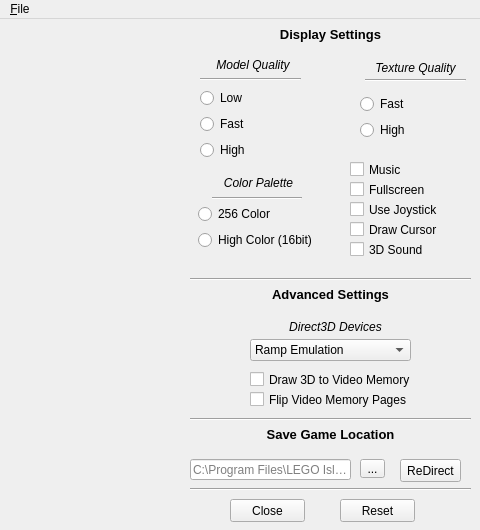
<?xml version="1.0" encoding="UTF-8"?>
<ui version="4.0">
 <author>Rioforce</author>
 <class>MainWindow</class>
 <widget class="QMainWindow" name="MainWindow">
  <property name="geometry">
   <rect>
    <x>0</x>
    <y>0</y>
    <width>480</width>
    <height>530</height>
   </rect>
  </property>
  <property name="minimumSize">
   <size>
    <width>480</width>
    <height>530</height>
   </size>
  </property>
  <property name="maximumSize">
   <size>
    <width>480</width>
    <height>530</height>
   </size>
  </property>
  <property name="windowTitle">
   <string>app-name app-ver</string>
  </property>
  <property name="windowIcon">
   <iconset resource="graphics.qrc">
    <normaloff>:/src/ui/images/ICU.ico</normaloff>:/src/ui/images/ICU.ico</iconset>
  </property>
  <property name="accessibleName">
   <string>ICU Main Window</string>
  </property>
  <property name="styleSheet">
   <string notr="true">background-color: 240, 240, 240;</string>
  </property>
  <property name="iconSize">
   <size>
    <width>143</width>
    <height>383</height>
   </size>
  </property>
  <property name="tabShape">
   <enum>QTabWidget::Rounded</enum>
  </property>
  <widget class="QWidget" name="centralwidget">
   <widget class="QFrame" name="imgBrkstr">
    <property name="geometry">
     <rect>
      <x>10</x>
      <y>20</y>
      <width>168</width>
      <height>450</height>
     </rect>
    </property>
    <property name="styleSheet">
     <string notr="true">background-image: url(:/src/ui/images/Image.png);</string>
    </property>
    <property name="frameShape">
     <enum>QFrame::NoFrame</enum>
    </property>
   </widget>
   <widget class="QCheckBox" name="FullscreenCheck">
    <property name="geometry">
     <rect>
      <x>350</x>
      <y>160</y>
      <width>81</width>
      <height>21</height>
     </rect>
    </property>
    <property name="toolTip">
     <string>&lt;html&gt;&lt;head/&gt;&lt;body&gt;&lt;p&gt;&lt;span style=&quot; font-size:9pt; color:#000000;&quot;&gt;Play in Fullscreen Mode (&lt;/span&gt;&lt;span style=&quot; font-size:9pt; font-weight:600; color:#000000;&quot;&gt;Note:&lt;/span&gt;&lt;span style=&quot; font-size:9pt; color:#000000;&quot;&gt; Windowed Mode overwrites other config options and may make LEGO Island unstable)&lt;/span&gt;&lt;/p&gt;&lt;/body&gt;&lt;/html&gt;</string>
    </property>
    <property name="styleSheet">
     <string notr="true">font: 10pt &quot;Segoe UI&quot;;</string>
    </property>
    <property name="text">
     <string notr="true">Fullscreen</string>
    </property>
    <property name="checkable">
     <bool>true</bool>
    </property>
   </widget>
   <widget class="QCheckBox" name="MusicCheck">
    <property name="geometry">
     <rect>
      <x>350</x>
      <y>140</y>
      <width>61</width>
      <height>21</height>
     </rect>
    </property>
    <property name="toolTip">
     <string>&lt;html&gt;&lt;head/&gt;&lt;body&gt;&lt;p&gt;&lt;span style=&quot; font-size:9pt; color:#000000;&quot;&gt;Toggle in-game music&lt;/span&gt;&lt;/p&gt;&lt;/body&gt;&lt;/html&gt;</string>
    </property>
    <property name="styleSheet">
     <string notr="true">font: 10pt &quot;Segoe UI&quot;;</string>
    </property>
    <property name="text">
     <string notr="true">Music</string>
    </property>
   </widget>
   <widget class="QCheckBox" name="JoyCheck">
    <property name="geometry">
     <rect>
      <x>350</x>
      <y>180</y>
      <width>91</width>
      <height>21</height>
     </rect>
    </property>
    <property name="toolTip">
     <string>&lt;html&gt;&lt;head/&gt;&lt;body&gt;&lt;p style=&quot; font-size:9pt; color:#000000;&quot;&gt;Play LEGO Island with a Joystick or Keyboard&lt;/p&gt;&lt;/body&gt;&lt;/html&gt;</string>
    </property>
    <property name="styleSheet">
     <string notr="true">font: 10pt &quot;Segoe UI&quot;;</string>
    </property>
    <property name="text">
     <string notr="true">Use Joystick</string>
    </property>
   </widget>
   <widget class="QCheckBox" name="SoundCheck">
    <property name="geometry">
     <rect>
      <x>350</x>
      <y>220</y>
      <width>81</width>
      <height>21</height>
     </rect>
    </property>
    <property name="toolTip">
     <string>&lt;html&gt;&lt;head/&gt;&lt;body&gt;&lt;p&gt;&lt;span style=&quot; font-size:9pt; color:#000000;&quot;&gt;Toggle 2D and 3D sound&lt;/span&gt;&lt;/p&gt;&lt;/body&gt;&lt;/html&gt;</string>
    </property>
    <property name="styleSheet">
     <string notr="true">font: 10pt &quot;Segoe UI&quot;;</string>
    </property>
    <property name="text">
     <string notr="true">3D Sound</string>
    </property>
   </widget>
   <widget class="QLabel" name="lbDisplay">
    <property name="geometry">
     <rect>
      <x>260</x>
      <y>0</y>
      <width>141</width>
      <height>31</height>
     </rect>
    </property>
    <property name="toolTip">
     <string>&lt;html&gt;&lt;head/&gt;&lt;body&gt;&lt;p&gt;&lt;br/&gt;&lt;/p&gt;&lt;/body&gt;&lt;/html&gt;</string>
    </property>
    <property name="text">
     <string notr="true">&lt;html&gt;&lt;head/&gt;&lt;body&gt;&lt;p align=&quot;center&quot;&gt;&lt;span style=&quot; font-size:10pt; font-weight:600;&quot;&gt;Display Settings&lt;/span&gt;&lt;/p&gt;&lt;/body&gt;&lt;/html&gt;</string>
    </property>
   </widget>
   <widget class="Line" name="line">
    <property name="geometry">
     <rect>
      <x>212</x>
      <y>169</y>
      <width>90</width>
      <height>20</height>
     </rect>
    </property>
    <property name="orientation">
     <enum>Qt::Horizontal</enum>
    </property>
   </widget>
   <widget class="Line" name="line_2">
    <property name="geometry">
     <rect>
      <x>365</x>
      <y>51</y>
      <width>101</width>
      <height>20</height>
     </rect>
    </property>
    <property name="orientation">
     <enum>Qt::Horizontal</enum>
    </property>
   </widget>
   <widget class="Line" name="line_3">
    <property name="geometry">
     <rect>
      <x>200</x>
      <y>50</y>
      <width>101</width>
      <height>20</height>
     </rect>
    </property>
    <property name="orientation">
     <enum>Qt::Horizontal</enum>
    </property>
   </widget>
   <widget class="Line" name="line_4">
    <property name="geometry">
     <rect>
      <x>190</x>
      <y>250</y>
      <width>281</width>
      <height>20</height>
     </rect>
    </property>
    <property name="orientation">
     <enum>Qt::Horizontal</enum>
    </property>
   </widget>
   <widget class="QComboBox" name="Emulation">
    <property name="geometry">
     <rect>
      <x>250</x>
      <y>320</y>
      <width>161</width>
      <height>22</height>
     </rect>
    </property>
    <item>
     <property name="text">
      <string notr="true">Ramp Emulation</string>
     </property>
    </item>
    <item>
     <property name="text">
      <string notr="true">RGB Emulation</string>
     </property>
    </item>
    <item>
     <property name="text">
      <string notr="true">Direct3D HAL</string>
     </property>
    </item>
    <item>
     <property name="text">
      <string notr="true">MMX Emulation</string>
     </property>
    </item>
   </widget>
   <widget class="QLabel" name="lbAdvanced">
    <property name="geometry">
     <rect>
      <x>260</x>
      <y>260</y>
      <width>141</width>
      <height>31</height>
     </rect>
    </property>
    <property name="text">
     <string notr="true">&lt;html&gt;&lt;head/&gt;&lt;body&gt;&lt;p align=&quot;center&quot;&gt;&lt;span style=&quot; font-size:10pt; font-weight:600;&quot;&gt;Advanced Settings&lt;/span&gt;&lt;/p&gt;&lt;/body&gt;&lt;/html&gt;</string>
    </property>
   </widget>
   <widget class="QLabel" name="lbDirect3D">
    <property name="geometry">
     <rect>
      <x>280</x>
      <y>300</y>
      <width>111</width>
      <height>17</height>
     </rect>
    </property>
    <property name="toolTip">
     <string>&lt;html&gt;&lt;head/&gt;&lt;body&gt;&lt;p&gt;Set the Direct3D device the game should use.&lt;br&gt;Ramp Emulation is highly recommended for maximum compatibility.&lt;/p&gt;&lt;/body&gt;&lt;/html&gt;</string>
    </property>
    <property name="styleSheet">
     <string notr="true">font: 10pt &quot;Segoe UI&quot;;</string>
    </property>
    <property name="text">
     <string notr="true">&lt;html&gt;&lt;head/&gt;&lt;body&gt;&lt;p align=&quot;center&quot;&gt;&lt;span style=&quot; font-style:italic;&quot;&gt;Direct3D Devices&lt;/span&gt;&lt;/p&gt;&lt;/body&gt;&lt;/html&gt;</string>
    </property>
   </widget>
   <widget class="QCheckBox" name="Draw_to_Mem">
    <property name="geometry">
     <rect>
      <x>250</x>
      <y>350</y>
      <width>181</width>
      <height>21</height>
     </rect>
    </property>
    <property name="toolTip">
     <string>&lt;html&gt;&lt;head/&gt;&lt;body&gt;&lt;p&gt;&lt;span style=&quot; font-size:9pt; color:#000000;&quot;&gt;Set 3D elements to run on Graphics Memory rather than CPU???&lt;/span&gt;&lt;/p&gt;&lt;/body&gt;&lt;/html&gt;</string>
    </property>
    <property name="styleSheet">
     <string notr="true">font: 10pt &quot;Segoe UI&quot;;</string>
    </property>
    <property name="text">
     <string notr="true">Draw 3D to Video Memory</string>
    </property>
   </widget>
   <widget class="QCheckBox" name="FlipVideo">
    <property name="geometry">
     <rect>
      <x>250</x>
      <y>370</y>
      <width>181</width>
      <height>21</height>
     </rect>
    </property>
    <property name="toolTip">
     <string>&lt;html&gt;&lt;head/&gt;&lt;body&gt;&lt;p style=&quot; font-size:9pt; color:#000000;&quot;&gt;Flip Surfaces??&lt;/p&gt;&lt;/body&gt;&lt;/html&gt;</string>
    </property>
    <property name="styleSheet">
     <string notr="true">font: 10pt &quot;Segoe UI&quot;;</string>
    </property>
    <property name="text">
     <string notr="true">Flip Video Memory Pages</string>
    </property>
   </widget>
   <widget class="QCheckBox" name="CursorCheck">
    <property name="geometry">
     <rect>
      <x>350</x>
      <y>200</y>
      <width>101</width>
      <height>21</height>
     </rect>
    </property>
    <property name="toolTip">
     <string>&lt;html&gt;&lt;head/&gt;&lt;body&gt;&lt;p style=&quot; font-size:9pt; color:#000000;&quot;&gt;Use LEGO Island's built-in cursor&lt;/p&gt;&lt;/body&gt;&lt;/html&gt;</string>
    </property>
    <property name="styleSheet">
     <string notr="true">font: 10pt &quot;Segoe UI&quot;;</string>
    </property>
    <property name="text">
     <string notr="true">Draw Cursor</string>
    </property>
   </widget>
   <widget class="QPushButton" name="btnReset">
    <property name="geometry">
     <rect>
      <x>340</x>
      <y>480</y>
      <width>75</width>
      <height>23</height>
     </rect>
    </property>
    <property name="toolTip">
     <string>&lt;html&gt;&lt;head/&gt;&lt;body&gt;&lt;p style=&quot; font-size:9pt; color:#000000;&quot;&gt;Reset all settings to Default&lt;/p&gt;&lt;/body&gt;&lt;/html&gt;</string>
    </property>
    <property name="text">
     <string notr="true">Reset</string>
    </property>
   </widget>
   <widget class="QLineEdit" name="leSaveDir">
    <property name="geometry">
     <rect>
      <x>190</x>
      <y>440</y>
      <width>161</width>
      <height>21</height>
     </rect>
    </property>
    <property name="toolTip">
     <string>&lt;html&gt;&lt;head/&gt;&lt;body&gt;&lt;p&gt;&lt;span style=&quot; font-size:9pt; color:#000000;&quot;&gt;Current Save Game path&lt;/span&gt;&lt;/p&gt;&lt;/body&gt;&lt;/html&gt;</string>
    </property>
    <property name="placeholderText">
     <string notr="true">C:\Program Files\LEGO Island</string>
    </property>
   </widget>
   <widget class="QLabel" name="lbSaveLoc">
    <property name="geometry">
     <rect>
      <x>260</x>
      <y>400</y>
      <width>141</width>
      <height>31</height>
     </rect>
    </property>
    <property name="text">
     <string notr="true">&lt;html&gt;&lt;head/&gt;&lt;body&gt;&lt;p align=&quot;center&quot;&gt;&lt;span style=&quot; font-size:10pt; font-weight:600;&quot;&gt;Save Game Location&lt;/span&gt;&lt;/p&gt;&lt;/body&gt;&lt;/html&gt;</string>
    </property>
   </widget>
   <widget class="Line" name="line_5">
    <property name="geometry">
     <rect>
      <x>190</x>
      <y>390</y>
      <width>281</width>
      <height>20</height>
     </rect>
    </property>
    <property name="orientation">
     <enum>Qt::Horizontal</enum>
    </property>
   </widget>
   <widget class="QPushButton" name="btnClose">
    <property name="enabled">
     <bool>true</bool>
    </property>
    <property name="geometry">
     <rect>
      <x>230</x>
      <y>480</y>
      <width>75</width>
      <height>23</height>
     </rect>
    </property>
    <property name="toolTip">
     <string>&lt;html&gt;&lt;head/&gt;&lt;body&gt;&lt;p style=&quot;color: black;&quot;&gt;Save Changes and Exit&lt;/p&gt;&lt;/body&gt;&lt;/html&gt;</string>
    </property>
    <property name="text">
     <string notr="true">Close</string>
    </property>
    <property name="flat">
     <bool>false</bool>
    </property>
   </widget>
   <widget class="Line" name="line_6">
    <property name="geometry">
     <rect>
      <x>190</x>
      <y>460</y>
      <width>281</width>
      <height>20</height>
     </rect>
    </property>
    <property name="orientation">
     <enum>Qt::Horizontal</enum>
    </property>
   </widget>
   <widget class="QPushButton" name="btnRedirect">
    <property name="geometry">
     <rect>
      <x>400</x>
      <y>440</y>
      <width>61</width>
      <height>23</height>
     </rect>
    </property>
    <property name="toolTip">
     <string>&lt;html&gt;&lt;head/&gt;&lt;body&gt;&lt;p style=&quot;font-size:9pt; color:#000000;&quot;&gt;ReDirect current game saves to new location&lt;/p&gt;&lt;/body&gt;&lt;/html&gt;</string>
    </property>
    <property name="text">
     <string notr="true">ReDirect</string>
    </property>
   </widget>
   <widget class="QWidget" name="layoutWidget">
    <property name="geometry">
     <rect>
      <x>198</x>
      <y>150</y>
      <width>121</width>
      <height>81</height>
     </rect>
    </property>
    <layout class="QGridLayout" name="gridLayout_3">
     <item row="2" column="0">
      <widget class="QRadioButton" name="SixteenBitColor">
       <property name="toolTip">
        <string>&lt;html&gt;&lt;head/&gt;&lt;body&gt;&lt;p style=&quot;font-size:9pt; color:#000000;&quot;&gt;Select a color depth&lt;/p&gt;&lt;/body&gt;&lt;/html&gt;</string>
       </property>
       <property name="text">
        <string notr="true">High Color (16bit)</string>
       </property>
      </widget>
     </item>
     <item row="1" column="0">
      <widget class="QRadioButton" name="TwoFiveSixColor">
       <property name="toolTip">
        <string>&lt;html&gt;&lt;head/&gt;&lt;body&gt;&lt;p style=&quot;font-size:9pt; color:#000000;&quot;&gt;Select a color depth&lt;/p&gt;&lt;/body&gt;&lt;/html&gt;</string>
       </property>
       <property name="text">
        <string notr="true">256 Color</string>
       </property>
      </widget>
     </item>
     <item row="0" column="0">
      <widget class="QLabel" name="ColorPalette">
       <property name="accessibleName">
        <string>Color Palette</string>
       </property>
       <property name="styleSheet">
        <string notr="true">font: 10pt &quot;Segoe UI&quot;;</string>
       </property>
       <property name="text">
        <string notr="true">&lt;html&gt;&lt;head/&gt;&lt;body&gt;&lt;p align=&quot;center&quot;&gt;&lt;span style=&quot; font-style:italic;&quot;&gt;Color Palette&lt;/span&gt;&lt;/p&gt;&lt;/body&gt;&lt;/html&gt;</string>
       </property>
      </widget>
     </item>
    </layout>
   </widget>
   <widget class="QWidget" name="layoutWidget">
    <property name="geometry">
     <rect>
      <x>200</x>
      <y>30</y>
      <width>106</width>
      <height>111</height>
     </rect>
    </property>
    <layout class="QGridLayout" name="gridLayout">
     <item row="0" column="0">
      <widget class="QLabel" name="ModelQuality">
       <property name="styleSheet">
        <string notr="true">font: 10pt &quot;Segoe UI&quot;;</string>
       </property>
       <property name="text">
        <string notr="true">&lt;html&gt;&lt;head/&gt;&lt;body&gt;&lt;p align=&quot;center&quot;&gt;&lt;span style=&quot; font-style:italic;&quot;&gt;Model Quality&lt;/span&gt;&lt;/p&gt;&lt;/body&gt;&lt;/html&gt;</string>
       </property>
      </widget>
     </item>
     <item row="2" column="0">
      <widget class="QRadioButton" name="FastModel">
       <property name="toolTip">
        <string>&lt;html&gt;&lt;head/&gt;&lt;body&gt;&lt;p&gt;&lt;span style=&quot; font-size:9pt; color:#000000;&quot;&gt;3D Model Quality&lt;/span&gt;&lt;/p&gt;&lt;/body&gt;&lt;/html&gt;</string>
       </property>
       <property name="text">
        <string notr="true">Fast</string>
       </property>
      </widget>
     </item>
     <item row="3" column="0">
      <widget class="QRadioButton" name="HighModel">
       <property name="toolTip">
        <string>&lt;html&gt;&lt;head/&gt;&lt;body&gt;&lt;p&gt;&lt;span style=&quot; font-size:9pt; color:#000000;&quot;&gt;3D Model Quality&lt;/span&gt;&lt;/p&gt;&lt;/body&gt;&lt;/html&gt;</string>
       </property>
       <property name="text">
        <string notr="true">High</string>
       </property>
      </widget>
     </item>
     <item row="1" column="0">
      <widget class="QRadioButton" name="LowModel">
       <property name="toolTip">
        <string>&lt;html&gt;&lt;head/&gt;&lt;body&gt;&lt;p&gt;&lt;span style=&quot; font-size:9pt; color:#000000;&quot;&gt;3D Model Quality&lt;/span&gt;&lt;/p&gt;&lt;/body&gt;&lt;/html&gt;</string>
       </property>
       <property name="text">
        <string notr="true">Low</string>
       </property>
      </widget>
     </item>
    </layout>
   </widget>
   <widget class="QWidget" name="layoutWidget">
    <property name="geometry">
     <rect>
      <x>360</x>
      <y>30</y>
      <width>111</width>
      <height>91</height>
     </rect>
    </property>
    <layout class="QGridLayout" name="gridLayout_2">
     <item row="1" column="0">
      <widget class="QRadioButton" name="FastTexture">
       <property name="toolTip">
        <string>&lt;html&gt;&lt;head/&gt;&lt;body&gt;&lt;p&gt;&lt;span style=&quot; font-size:9pt; color:#000000;&quot;&gt;Texture Quality&lt;/span&gt;&lt;/p&gt;&lt;/body&gt;&lt;/html&gt;</string>
       </property>
       <property name="text">
        <string notr="true">Fast</string>
       </property>
      </widget>
     </item>
     <item row="2" column="0">
      <widget class="QRadioButton" name="HighTexture">
       <property name="toolTip">
        <string>&lt;html&gt;&lt;head/&gt;&lt;body&gt;&lt;p&gt;&lt;span style=&quot; font-size:9pt; color:#000000;&quot;&gt;Texture Quality&lt;/span&gt;&lt;/p&gt;&lt;/body&gt;&lt;/html&gt;</string>
       </property>
       <property name="text">
        <string notr="true">High</string>
       </property>
      </widget>
     </item>
     <item row="0" column="0">
      <widget class="QLabel" name="TextureQuality">
       <property name="styleSheet">
        <string notr="true">font: 10pt &quot;Segoe UI&quot;;</string>
       </property>
       <property name="text">
        <string>&lt;html&gt;&lt;head/&gt;&lt;body&gt;&lt;p align=&quot;center&quot;&gt;&lt;span style=&quot; font-style:italic;&quot;&gt;Texture Quality&lt;/span&gt;&lt;/p&gt;&lt;/body&gt;&lt;/html&gt;</string>
       </property>
      </widget>
     </item>
    </layout>
   </widget>
   <widget class="QToolButton" name="btnBrowse">
    <property name="geometry">
     <rect>
      <x>360</x>
      <y>440</y>
      <width>25</width>
      <height>19</height>
     </rect>
    </property>
    <property name="toolTip">
     <string>&lt;html&gt;&lt;head/&gt;&lt;body&gt;&lt;p style=&quot;color: black;&quot;&gt;Browse&lt;/p&gt;&lt;/body&gt;&lt;/html&gt;</string>
    </property>
    <property name="text">
     <string notr="true">...</string>
    </property>
   </widget>
   <zorder>layoutWidget</zorder>
   <zorder>layoutWidget</zorder>
   <zorder>imgBrkstr</zorder>
   <zorder>layoutWidget</zorder>
   <zorder>FullscreenCheck</zorder>
   <zorder>MusicCheck</zorder>
   <zorder>JoyCheck</zorder>
   <zorder>SoundCheck</zorder>
   <zorder>lbDisplay</zorder>
   <zorder>line</zorder>
   <zorder>line_2</zorder>
   <zorder>line_3</zorder>
   <zorder>line_4</zorder>
   <zorder>Emulation</zorder>
   <zorder>lbAdvanced</zorder>
   <zorder>lbDirect3D</zorder>
   <zorder>Draw_to_Mem</zorder>
   <zorder>FlipVideo</zorder>
   <zorder>CursorCheck</zorder>
   <zorder>btnReset</zorder>
   <zorder>leSaveDir</zorder>
   <zorder>lbSaveLoc</zorder>
   <zorder>line_5</zorder>
   <zorder>btnClose</zorder>
   <zorder>line_6</zorder>
   <zorder>btnRedirect</zorder>
   <zorder>btnBrowse</zorder>
  </widget>
  <widget class="QMenuBar" name="menubar">
   <property name="geometry">
    <rect>
     <x>0</x>
     <y>0</y>
     <width>480</width>
     <height>21</height>
    </rect>
   </property>
   <widget class="QMenu" name="menuFile">
    <property name="accessibleName">
     <string>File Menu</string>
    </property>
    <property name="title">
     <string>&amp;File</string>
    </property>
    <addaction name="actionReset"/>
    <addaction name="actionAbout"/>
    <addaction name="separator"/>
    <addaction name="actionQuit"/>
   </widget>
   <addaction name="menuFile"/>
  </widget>
  <action name="actionQuit">
   <property name="text">
    <string>&amp;Quit</string>
   </property>
   <property name="font">
    <font/>
   </property>
   <property name="shortcut">
    <string>Ctrl+Q</string>
   </property>
  </action>
  <action name="actionReset">
   <property name="text">
    <string>&amp;Reset</string>
   </property>
   <property name="toolTip">
    <string>Reset</string>
   </property>
  </action>
  <action name="actionAbout">
   <property name="enabled">
    <bool>true</bool>
   </property>
   <property name="text">
    <string>&amp;About</string>
   </property>
   <property name="shortcut">
    <string>F12</string>
   </property>
  </action>
 </widget>
 <tabstops>
  <tabstop>LowModel</tabstop>
  <tabstop>FastModel</tabstop>
  <tabstop>HighModel</tabstop>
  <tabstop>FastTexture</tabstop>
  <tabstop>HighTexture</tabstop>
  <tabstop>TwoFiveSixColor</tabstop>
  <tabstop>SixteenBitColor</tabstop>
  <tabstop>MusicCheck</tabstop>
  <tabstop>FullscreenCheck</tabstop>
  <tabstop>JoyCheck</tabstop>
  <tabstop>CursorCheck</tabstop>
  <tabstop>SoundCheck</tabstop>
  <tabstop>Emulation</tabstop>
  <tabstop>Draw_to_Mem</tabstop>
  <tabstop>FlipVideo</tabstop>
  <tabstop>btnBrowse</tabstop>
  <tabstop>btnRedirect</tabstop>
  <tabstop>btnClose</tabstop>
  <tabstop>btnReset</tabstop>
 </tabstops>
 <resources>
  <include location="graphics.qrc"/>
 </resources>
 <connections/>
</ui>
